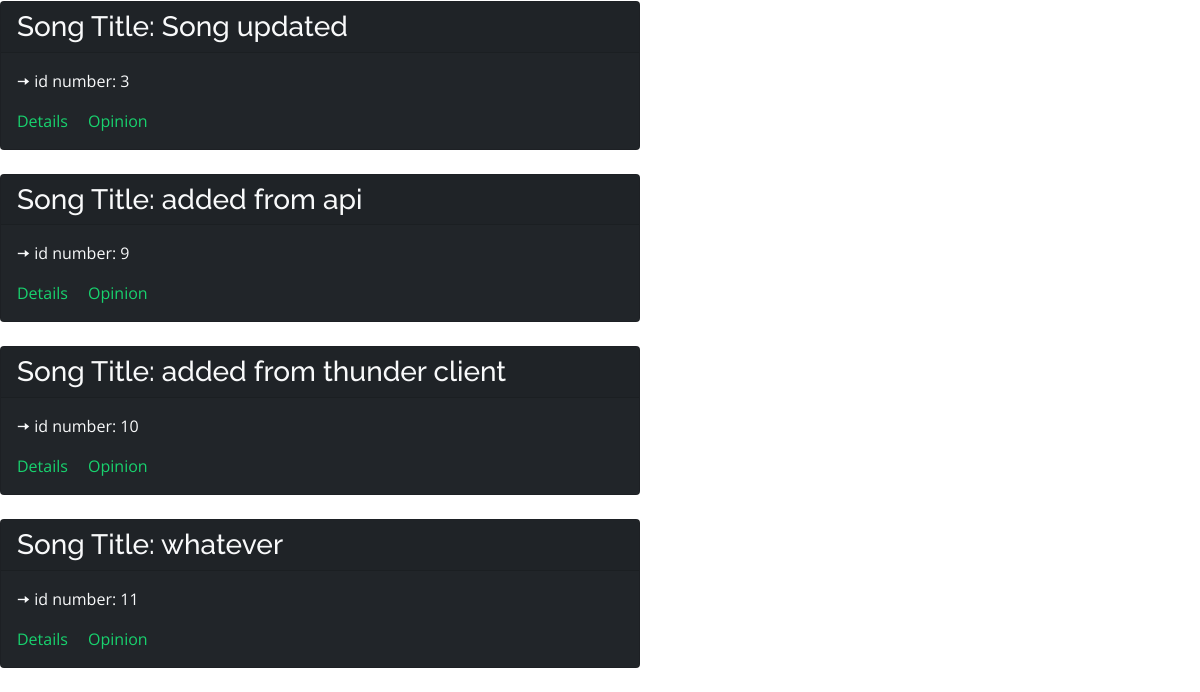
The app's page /fav-list (lower part), older data.
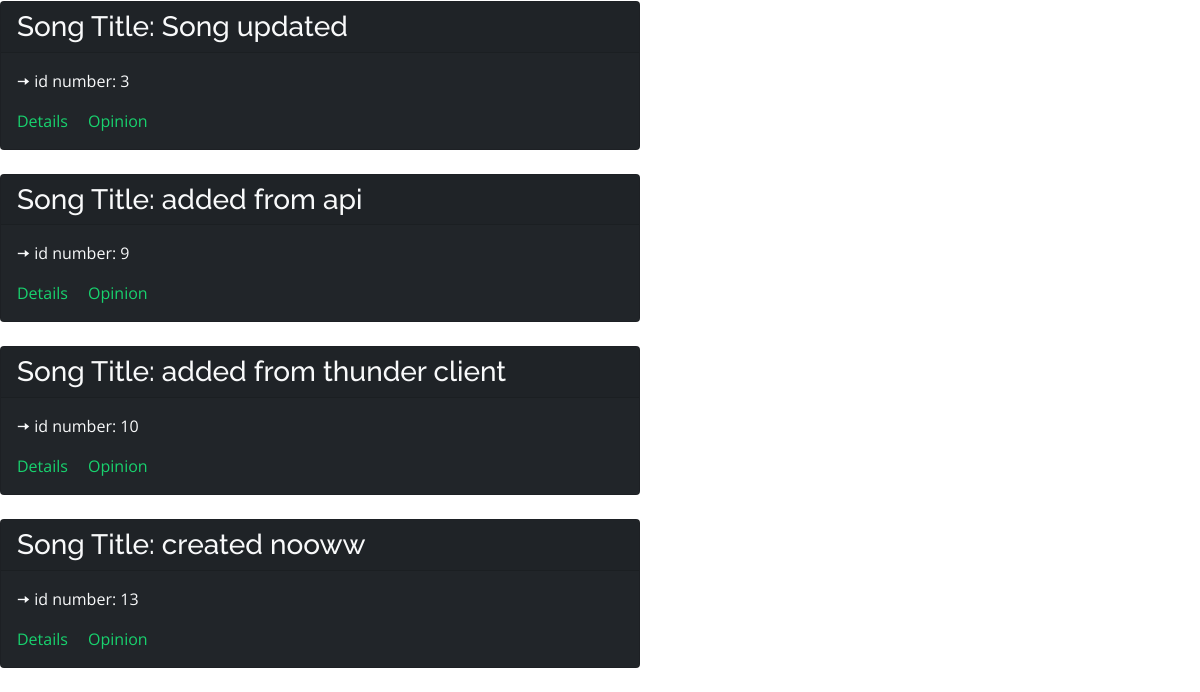
The same page, newer data.
### favsongsapp/models.py (models this page shows, shortened)
class Fav(models.Model):
    song_title = models.CharField(max_length=100)
    artist = models.CharField(max_length=100)
    album = models.CharField(max_length=100)
    year_of_release = models.DateField()
    rating = models.IntegerField(blank=False, null=False)
    reviewer = models.ForeignKey(get_user_model(), on_delete=models.CASCADE, blank=False, null=False)

### favsongsapp/views.py (the view)
# urls.py: path("fav-list", FavListView.as_view(), name="fav_list"),
class FavListView(ListView):
    template_name = "favlist.html"
    model = Fav
    context_object_name = "fav_list"

### templates/favlist.html (shortened to what this page needs)
{% extends '_base.html' %}
{% block main %}
{% for fav in fav_list %}
  <div class="card text-light bg-dark" style="width: 40rem;">
    <h3 class="card-header">Song Title: {{fav.song_title}}</h3>
    <div class="card-body">
      <p class="card-text">🠆 id number: {{fav.id}} </p>
      <a href="{% url 'fav_detail' pk=fav.pk %}" class="card-link">Details</a>
      <a href="{% url 'opinion_detail' pk=fav.pk %}" class="card-link">Opinion</a>
    </div>
  </div>
<br>
{% endfor %}
{% endblock%}

Row changes from the older to the newer data that the page shows:
removed Fav: song_title "whatever", id "11"
added Fav: song_title "created nooww", id "13"
